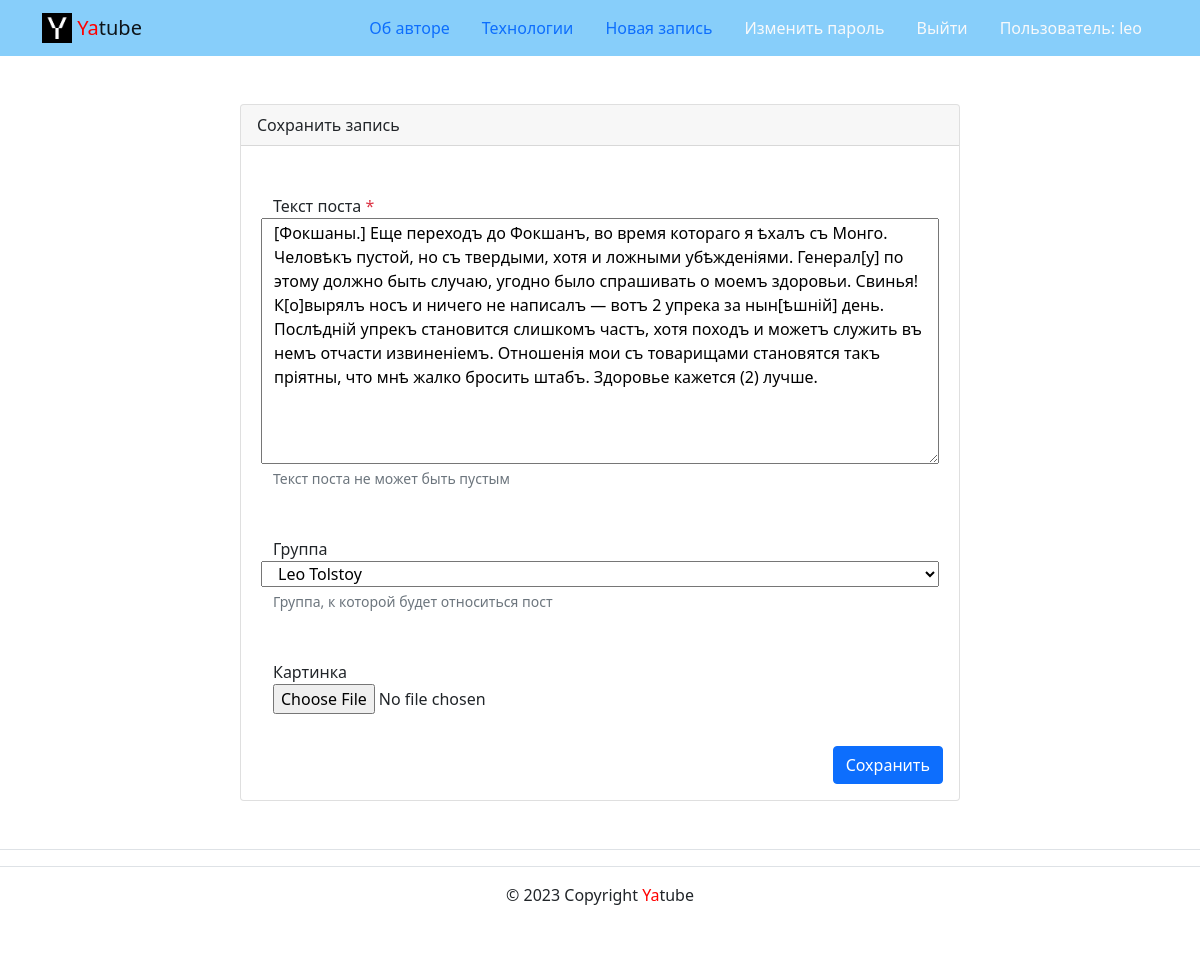
Screenshot of /posts/37/edit/ (signed in) with the database file from the repository.
### posts/models.py (models this page shows, shortened)
class Post(models.Model):
    text = models.TextField(
        'Текст поста',
        help_text='Введите текст поста'
    )
    pub_date = models.DateTimeField(
        'Дата публикации',
        auto_now_add=True
    )
    author = models.ForeignKey(
        User,
        on_delete=models.CASCADE,
        related_name='posts',
        verbose_name='Автор'
    )
    group = models.ForeignKey(
        Group,
        on_delete=models.SET_NULL,
        blank=True,
        null=True,
        related_name='posts',
        verbose_name='Группа',
        help_text='Группа, к которой будет относиться пост'
    )
    image = models.ImageField(
        'Картинка',
        upload_to='posts/',
        blank=True
    )
    class Meta:
        ordering = ['-pub_date']
        verbose_name = 'Пост'
        verbose_name_plural = 'Посты'

### posts/views.py (the view)
@login_required
def post_edit(request, post_id):
    post = get_object_or_404(Post, pk=post_id)
    form = PostForm(
        request.POST or None,
        files=request.FILES or None,
        instance=post
    )
    if post.author != request.user:
        return redirect('posts:post_detail', post_id)
    if form.is_valid():
        form.save()
        return redirect('posts:post_detail', post_id)
    context = {
        'form': PostForm(instance=post),
        'post': post,
        'is_edit': True
    }
    return render(request, 'posts/post_create.html', context)

### posts/forms.py (shortened to what this page needs)
class PostForm(forms.ModelForm):
    class Meta:
        model = Post
        fields = ('text', 'group', 'image')
        labels = {
            'text': ('Текст поста'),
            'group': ('Группа'),
            'image': ('Картинка')
        }
        help_texts = {
            'text': ('Текст поста не может быть пустым')
        }

### core/context_processors/year.py (called while the page is built)
def year(request):
    current_dateTime = datetime.now()
    year = int(current_dateTime.year)
    return {
        'year': year,
    }

### posts/models.py (called while the page is built)
    def __str__(self) -> str:
        return self.title

### templates/posts/post_create.html (shortened to what this page needs)
{% extends 'base.html' %}
{% block content %}
{% load user_filters %}
<div class="row justify-content-center">
  <div class="col-md-8 p-5">
    <div class="card">
      <div class="card-header">
        {% if is_edit %}
          Сохранить запись
        {% else %}
          Добавить запись
        {% endif %}
      </div>
      <div class="card-body">
        {% if is_edit %}
          <form method="post" action="{% url 'posts:post_edit' post.pk %}" enctype="multipart/form-data">
        {% else %}
          <form method="post" action="{% url 'posts:post_create' %}" enctype="multipart/form-data">
        {% endif %}
        {% for field in form %}
        <div class="form-group row my-3 p-3">
          <label for="{{ field.id_for_label }}">
            {{ field.label }}
            {% if field.field.required %}
              <span class="required text-danger">*</span>
            {% endif %}
          </label>
          {{ field }}
          {% if field.help_text %}
            <small id="{{ field.id_for_label }}-help" class="form-text text-muted">
              {{ field.help_text|safe }}
            </small>
          {% endif %}
        </div>
        {% endfor %}
        <div class="d-flex justify-content-end">
          <button type="submit" class="btn btn-primary">
            {% if is_edit %}
              Сохранить
            {% else %}
              Добавить
            {% endif %}
          </button>
        </div>
        </form>
      </div>
    </div>
  </div>
</div>
{% endblock %}

### templates/includes/header.html (shortened to what this page needs)
<nav class="navbar navbar-light" style="background-color: lightskyblue">
  <div class="container">
    <a class="navbar-brand" href="{% url 'posts:homepage' %}">
      {% load static %}
        <img src="{% static 'img/logo.png' %}" width="30" height="30" class="d-inline-block align-top" alt="">
          <span style="color:red">Ya</span>tube
    </a>
    {% with request.resolver_match.view_name as view_name %}
      <ul class="nav nav-pills">
        <li class="nav-item">
          <a class="nav-link
            {% if view_name  == 'about:author' %} active {% endif %}"
          href="{% url 'about:author' %}">Об авторе</a>
        </li>
        <li class="nav-item">
          <a class="nav-link
            {% if view_name  == 'about:tech' %} active {% endif %}"
          href="{% url 'about:tech' %}">Технологии</a>
        </li>
        {% if request.user.is_authenticated %}
        <li class="nav-item">
          <a class="nav-link
            {% if view_name  == 'posts:post_create' %} active {% endif %}"
          href="{% url 'posts:post_create' %}">Новая запись</a>
        </li>
        <li class="nav-item">
          <a class="nav-link link-light
            {% if view_name  == 'users:password_change_form' %} active {% endif %}"
          href="{% url 'users:password_change_form' %}">Изменить пароль</a>
        </li>
        <li class="nav-item">
          <a class="nav-link link-light
            {% if view_name  == 'users:logout' %} active {% endif %}"
          href="{% url 'users:logout' %}">Выйти</a>
        </li>
        <liclass="nav-item">
          <a class="nav-link link-light
            {% if view_name  == 'posts:profile' %} active {% endif %}"
          href="{% url 'posts:profile' request.user.username %}">Пользователь: {{ request.user.username }}</a>
        {% endif %}
      {% endwith %}
      </ul>
    </div>
  </nav>
</header>

### rows the page displays
Post: form "[Фокшаны.] Еще переходъ до Фокшанъ, во время котораго я ѣхалъ съ Монго. Человѣкъ пустой, но съ твердыми, хотя и ложными убѣжденіями. Генерал[у] по этому должно быть случаю, угодно было спрашивать о моемъ здоровьи. Свинья! К[о]вырялъ носъ и ничего не написалъ — вотъ 2 упрека за нын[ѣшній] день. Послѣдній упрекъ становится слишкомъ частъ, хотя походъ и можетъ служить въ немъ отчасти извиненіемъ. Отношенія мои съ товарищами становятся такъ пріятны, что мнѣ жалко бросить штабъ. Здоровье кажется (2) лучше." "Leo Tolstoy"

### other values shown
{{ request.user.username }} "leo"
{{ field.label }} "Текст поста" "Группа" "Картинка"
{{ field.help_text|safe }} "Текст поста не может быть пустым" "Группа, к которой будет относиться пост"
